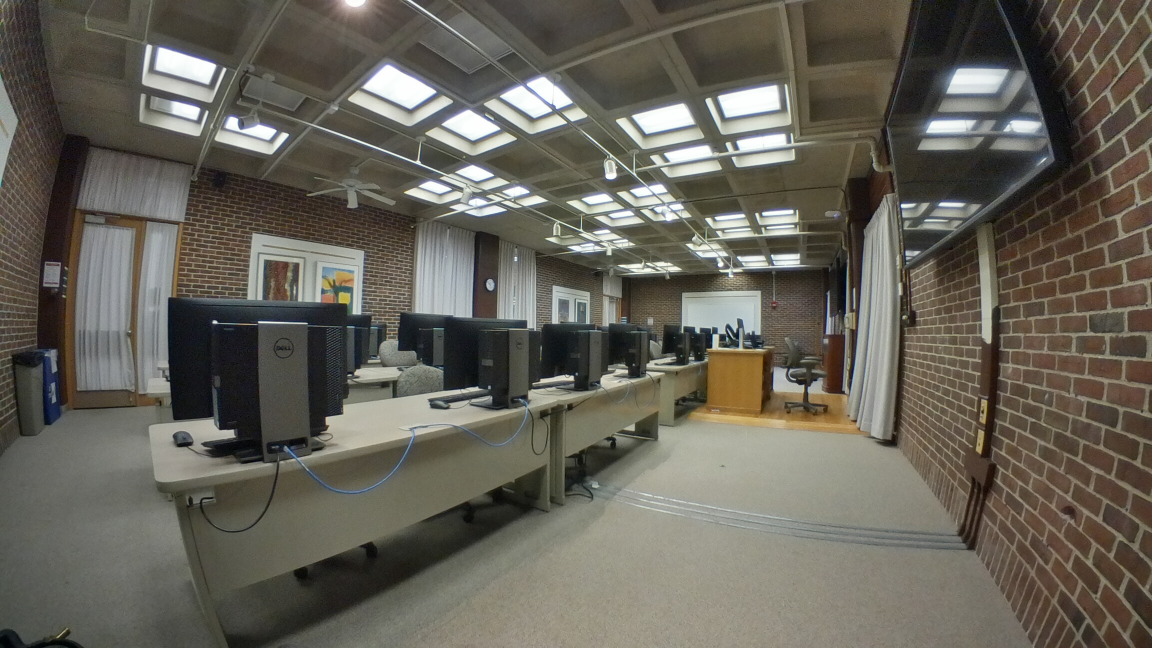
#> input picture flatLeft.JPG, 2304 x 1296 px, found by its file name (shown at 1/2 size)
$ python DepthMap.py
#> lines starting #> are read from the running program, lines starting #| are printed output that depends on the picture
### Stereo_Test/imaging.py
"""
        Code Written By Aaron Spaulding
"""
from PIL import Image
import time

class photo():
        def __init__(self,filename):
                """
                        This class is just a simple wrapper for some PILLOW
                        functions and provides a more simple way to access
                        common variables.
                """
#> called with filename = 'flatLeft.jpg'
                self.name = str(filename)
                self.image = Image.open(self.name)
#> self.image is the input picture: PIL image 2304x1296 RGB; mean R, G, B 102.3, 98.7, 89
                self.size = self.image.size
#> self.size = (2304, 1296)
                self.length = self.size[0] * self.size[1]
#> self.length = 2985984
                self.data = list(self.image.getdata())
#> self.data = 2985984 items
                self.mode = self.image.mode
#> self.mode = 'RGB'
#> call 2 of __init__, with filename = 'flatRight.jpg'
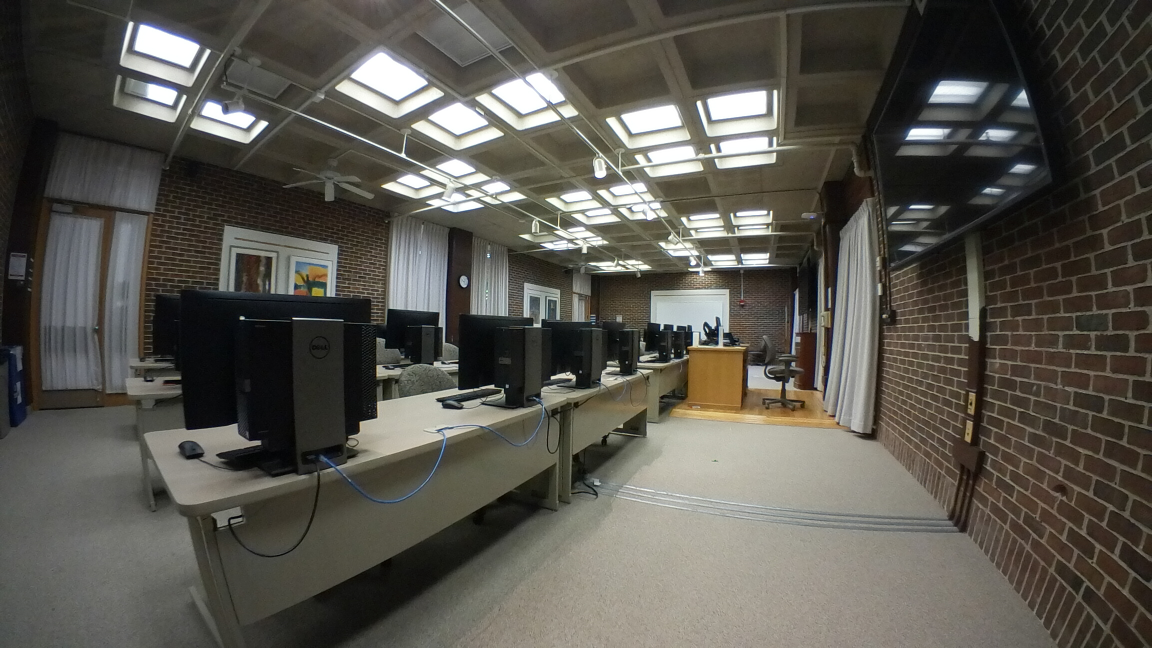
#> input picture flatRight.JPG, 2304 x 1296 px, found by its file name (shown at 1/2 size)
#> in __init__, self.image is the input picture: PIL image 2304x1296 RGB; mean R, G, B 88.9, 86.3, 78.8

        # [21 lines left out: function flattenChannelsIterator, not called in this run]
        def flattenChannels(self):
                """
                        This function converts a RGB photo to lists containing
                        pixel data for each color channel.
                """
                if self.mode != "RGB":
                        raise Exception("This is only tested on RGB images")
                self.Rlist = list(self.image.getdata(0))
#> self.Rlist = 2985984 items
                #self.Glist = list(self.image.getdata(1))
                #self.Blist = list(self.image.getdata(2))
                #self.Greylist = [int((i+j+k)/3) for i in self.Rlist for j in self.Glist for k in self.Blist]

        # [19 lines left out: functions flattenData, combineChannels, not called in this run]

def combineChannelsList(R,G,B):
        return(list(zip(R,G,B)))

# [28 lines left out: functions unFlatten, getBlock, not called in this run]


# [23 lines that do not run on import are left out]

### Stereo_Test/DepthMap.py
from imaging import *
import time
import multiprocessing

#We will just deal with the red channel for simplicity.
#We need to define a new function to define cross correlation
#Since this is just a test we will just use it on the linear data
#This can be optimized in two ways; by tracing the image in a Hilbert Curve
#Or by doing it in 2D. The Hilbert curve approach should be more simple to write
#With the same results


def SSD(image1,image2,pixelNumber1,pixelNumber2,width=3):
    """
    Function calculates the Sum of Squared Differences between two given lists
    See slide 26 of http://www.cse.psu.edu/~rtc12/CSE486/lecture07.pdf
    This was sped up by removing the square and replacing with abs()
    Unrolling the for loop also helped speed this up marginally.
    """
    total = 0
    a = int(width / 2)
    for j in range(-a,a+1):
        for i in range(-a,a+1):
            total += abs(image1.Rlist[pixelNumber1+i+(image1.size[0]*j)] - image2.Rlist[pixelNumber2+i+(image2.size[0]*j)])
    return(total)

def Correlate(photo1,photo2,location,centerOffset=0,width=10):
    """
        This function finds a matching position of photo2 given a point in photo1.
        The centerOffset must be defined.
    """
    bestMatch = [10000000,0]
    searchWindowWidth = 150
    for i in range(location-searchWindowWidth,location+searchWindowWidth):
        for j in range(-100,100):
            pixel = i + (j * photo1.size[0])
            h = SSD(photo1,photo2,location,pixel,width)
            if h < bestMatch[0]:bestMatch = [h,pixel]
    return((location,bestMatch[1],bestMatch[0],abs(location-bestMatch[1])))

def Marker(data,location,photoWidth,width=10):
    """
        This function can be used to mark an area on an image
        Draws a green box arround the location.
    """
    a = int(width / 2)
    for j in range(-a,a+1):
        for i in range(-a,a+1):
            if abs(j) == a or abs(i) == a:
                data[location + i + (photoWidth * j)] = (0,245,0)
            else:pass
    return(data)

if __name__ == "__main__":
    startTime = time.time()

    PhotoL = photo("flatLeft.jpg")
    PhotoR = photo("flatRight.jpg")
    PhotoL.flattenChannels()
    PhotoR.flattenChannels()
    emptyList = [0 for i in range(0,PhotoL.size[0]* PhotoL.size[1])]
    outputl = Image.new(PhotoL.mode,PhotoL.size,color=0)
#> outputl: PIL image 2304x1296 RGB; every value is 0
    outputr = Image.new(PhotoL.mode,PhotoL.size,color=0)
    outputDatal = combineChannelsList(PhotoL.Rlist,emptyList,emptyList)
#> outputDatal = 2985984 items
    outputDatar = combineChannelsList(PhotoR.Rlist,emptyList,emptyList)
#> outputDatar = 2985984 items
    print("Finished initial Processing")

    chosenPixell1 = 1490840
    b = Correlate(PhotoL,PhotoR,chosenPixell1)
#> b = (1490840, 1357314, 1136, 133526)
    chosenPixelr1 = b[1]
#> chosenPixelr1 = 1357314
    chosenPixell2 = 370000
    b = Correlate(PhotoL,PhotoR,chosenPixell2)
#> b = (370000, 356161, 253, 13839)
    chosenPixelr2 = b[1]
#> chosenPixelr2 = 356161


    outputDatal = Marker(outputDatal,chosenPixell1,PhotoL.size[0])
#> after the loop in Marker, `for j in range(-a,a+1):`: data = 2985984 items
    outputDatar = Marker(outputDatar,chosenPixelr1,PhotoR.size[0])

    outputDatal = Marker(outputDatal,chosenPixell2,PhotoL.size[0])
    outputDatar = Marker(outputDatar,chosenPixelr2,PhotoR.size[0])

    outputl.putdata(outputDatal)
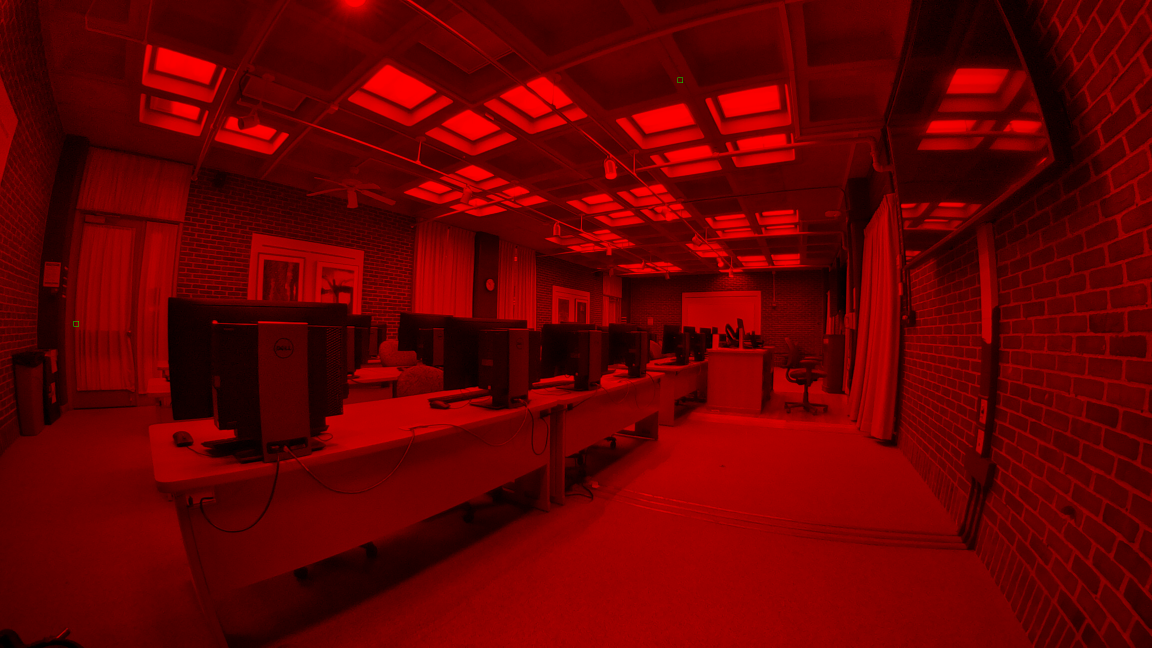
#> outputl: PIL image 2304x1296 RGB (shown at 1/2 size); mean R, G, B 102.3, 0, 0
    outputl.save("outputl.png")
    outputr.putdata(outputDatar)
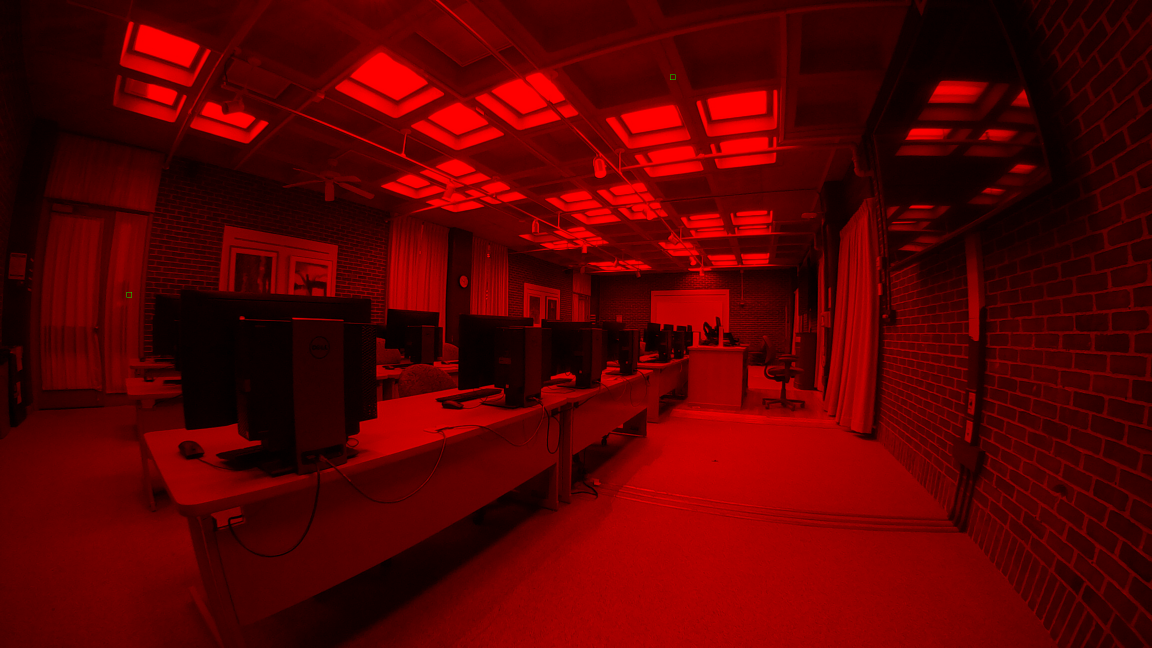
#> outputr: PIL image 2304x1296 RGB (shown at 1/2 size); mean R, G, B 88.9, 0, 0
    outputr.save("outputr.png")


    endTime = time.time()
    print(endTime-startTime)
